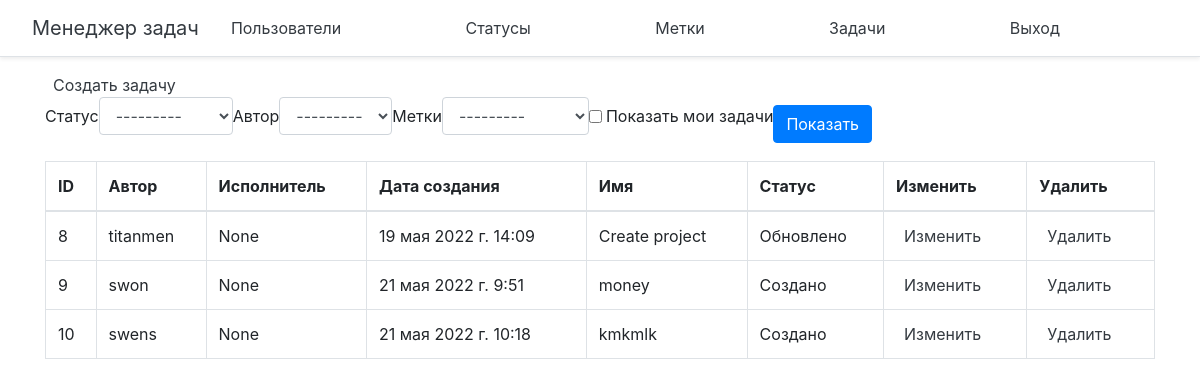
The app's page /tasks/ (signed in) with its own data.
### app/models.py (models this page shows, shortened)
class Task(models.Model):
    name = models.CharField(verbose_name=_('task_name'), max_length=30)
    author = models.ForeignKey(get_user_model(), on_delete=models.PROTECT,
                               related_name='author',
                               verbose_name=_('author'),
                               blank=True, null=True)
    executor = models.ForeignKey(get_user_model(), on_delete=models.PROTECT,
                                  related_name='executor',
                                  verbose_name=_('executor'),
                                  blank=True, null=True)
    status = models.ForeignKey(Status, on_delete=models.PROTECT,
                               related_name='status',
                               verbose_name=_('status'),
                               blank=True, null=True)
    labels = models.ManyToManyField(Label, related_name='labels',
                                   verbose_name=_('labels'),
                                   blank=True)
    created_at = models.DateTimeField(
        default=timezone.now, verbose_name=_('created_at')
    )
    description = models.TextField(
        verbose_name=_('description'), blank=True
    )
    end_date = models.DateTimeField(blank=True, null=True)

class Status(models.Model):
    name = models.CharField(_('status name'), max_length=30)
    def __str__(self):
        return self.name

### app/views.py (the view)
# urls.py: path('tasks/', TaskList.as_view(), name='tasks'),
class TaskList(LoginRequiredMixin, FilterView):
    model = Task
    filterset_class = TaskFilter
    template_name = 'tasks/tasks.html'
    context_object_name = 'tasks'

### app/models.py (called while the page is built)
    def __str__(self):
        return self.name

### task_manager/templates/tasks/tasks.html (shortened to what this page needs)
{% extends 'base.html' %}
{% load bootstrap4 %}
{% load i18n %}
{% block content %}
<div>
  <div>
    <a class="p-2 text-dark" href="{% url 'create_task'%}">{% trans "create task" %}</a>
  </div>
  <div>
    <form class="form-inline center" style="margin-bottom: 10px" method="get">
      {% bootstrap_field filter.form.status field_class='ml-2 mr-3' %}
      {% bootstrap_field filter.form.author field_class='mr-3 ml-2' %}
      {% bootstrap_field filter.form.label field_class='mr-3 ml-2' %}
      {% bootstrap_field filter.form.self_tasks field_class='mr-3 ml-2' %}
      <input class="btn btn-primary" type="submit" value="{% translate 'Show' %}">
    </form>
  </div>
  <table class='table table-hover table-bordered'>
    <thead>
    <tr>
      <th scope="col">ID</th>
      <th scope="col">{% trans 'author' %}</th>
      <th scope="col">{% trans 'executor' %}</th>
      <th scope="col">{% trans 'created_at' %}</th>
      <th scope="col">{% trans 'task_name' %}</th>
      <th scope="col">{% trans 'status' %}</th>
      <th scope="col">{% trans 'edit' %}</th>
      <th scope="col">{% trans 'delete' %}</th>
    </tr>
    </thead>
    <tbody>
    {% for task in tasks %}
      <tr>
        <td>{{task.id}}</td>
        <td>{{task.author}}</td>
        <td>{{task.executor}}</td>
        <td>{{task.created_at}}</td>
        <td>{{task.name}}</td>
        <td>{{task.status}}</td>
        <td>
           <a class="p-2 text-dark" href="{% url 'update_task' task.id %}">{% trans "edit" %}</a>
        </td>
        <td>
           <a class="p-2 text-dark" href="{% url 'delete_task' task.id %}">{% trans "delete" %}</a>
        </td>
      </tr>
    {% endfor %}
    </tbody>
  </table>
</div>
{% endblock %}

### task_manager/templates/base.html (shortened to what this page needs)
<!DOCTYPE html>
{% load bootstrap4 %}
{% bootstrap_css %}
{% load i18n %}
<html lang="en">
<head>
</head>
<body>
<div class="d-flex flex-column flex-md-row align-items-center p-3 px-md-4 mb-3 bg-white border-bottom shadow-sm">
  <h5 class="my-0 mr-md-3 font-weight-normal">
    <a class="p-2 text-dark" href="{% url 'index' %}">{% trans "Task Manager" %}</a>
  </h5>
  <nav class="my-0 mr-md-auto mr-md-3">
    <a class="p-2 text-dark" href="{% url 'users' %}">{% trans "Users" %}</a>
  </nav>
  {% if not user.is_authenticated %}
  <nav class="my-0 mr-md-auto mr-md-3">
    <a class="p-2 text-dark" href="{% url 'register' %}">{% trans "Register" %}</a>
  </nav>
  <nav class="my-0 mr-md-auto mr-md-3">
    <a class="p-2 text-dark" href="{% url 'login' %}">{% trans "Login_user" %}</a>
  </nav>
  {% else %}
  <nav class="my-0 mr-md-auto mr-md-3">
    <a class="p-2 text-dark" href="{% url 'statuses' %}">{% trans "statuses" %}</a>
  </nav>
  <nav class="my-0 mr-md-auto mr-md-3">
    <a class="p-2 text-dark" href="{% url 'labels' %}">{% trans "labels" %}</a>
  </nav>
  <nav class="my-0 mr-md-auto mr-md-3">
    <a class="p-2 text-dark" href="{% url 'tasks' %}">{% trans "tasks" %}</a>
  </nav>
  <nav class="my-0 mr-md-auto mr-md-3">
    <a class="p-2 text-dark" href="{% url 'logout' %}">{% trans "Logout" %}</a>
  </nav>
  {% endif %}
</div>
    <div class="container">
    {% block content %}
    {% endblock %}
    </div>
</body>
</html>

### records on screen
Task: id "8", author "titanmen", executor "None", created_at "19 мая 2022 г. 14:09", name "Create project", status "Обновлено"
Task: id "9", author "swon", executor "None", created_at "21 мая 2022 г. 9:51", name "money", status "Создано"
Task: id "10", author "swens", executor "None", created_at "21 мая 2022 г. 10:18", name "kmkmlk", status "Создано"
